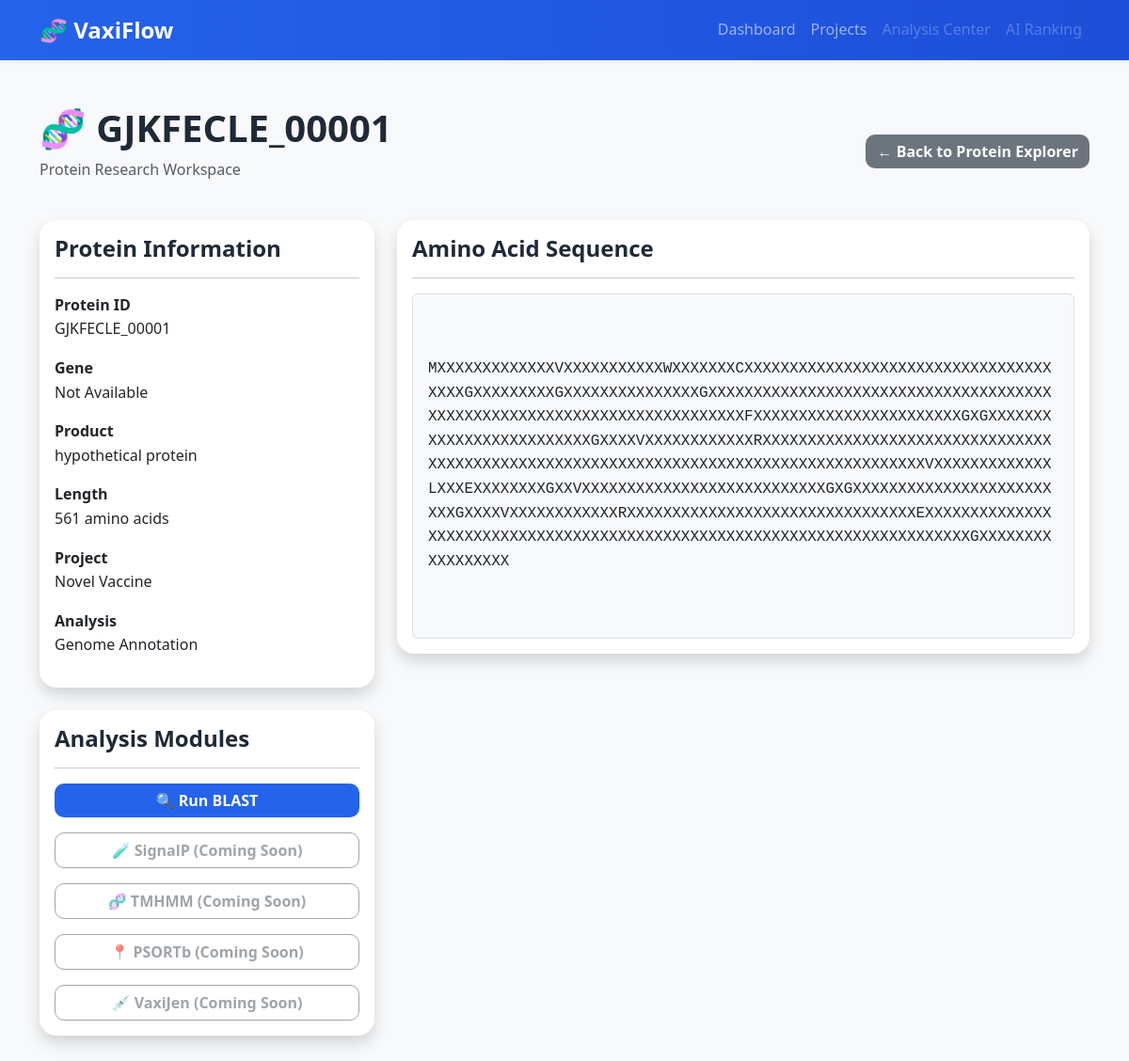
The app's page /proteins/1/ with its own data.
### proteins/models.py (models this page shows, shortened)
class Protein(models.Model):
    analysis = models.ForeignKey(
        Analysis,
        on_delete=models.CASCADE,
        related_name="proteins",
    )
    protein_id = models.CharField(
        max_length=200,
    )
    gene = models.CharField(
        max_length=200,
        blank=True,
    )
    product = models.CharField(
        max_length=500,
        blank=True,
    )
    sequence = models.TextField()
    length = models.IntegerField()
    created_at = models.DateTimeField(
        auto_now_add=True,
    )

### users/models.py (models this page shows, shortened)
class Analysis(models.Model):
    ANALYSIS_TYPES = [
        ("annotation", "Genome Annotation"),
        ("signalp", "SignalP"),
        ("tmhmm", "TMHMM"),
        ("psortb", "PSORTb"),
        ("blast", "BLAST"),
        ("vaxijen", "VaxiJen"),
        ("ai", "AI Analysis"),
    ]
    STATUS_CHOICES = [
        ("pending", "Pending"),
        ("running", "Running"),
        ("completed", "Completed"),
        ("failed", "Failed"),
    ]
    project = models.ForeignKey(
        Project,
        on_delete=models.CASCADE,
        related_name="analyses",
    )
    genome = models.ForeignKey(
        Genome,
        on_delete=models.CASCADE,
        related_name="analyses",
    )
    analysis_type = models.CharField(
        max_length=50,
        choices=ANALYSIS_TYPES,
    )
    status = models.CharField(
        max_length=20,
        choices=STATUS_CHOICES,
        default="pending",
    )
    output_directory = models.CharField(
        max_length=500,
        blank=True,
    )
    log = models.TextField(
        blank=True,
    )
    exit_code = models.IntegerField(
        null=True,
        blank=True,
    )
    started_at = models.DateTimeField(
        auto_now_add=True,
    )
    completed_at = models.DateTimeField(
        null=True,
        blank=True,
    )

class Project(models.Model):
    project_name = models.CharField(max_length=200)
    organism = models.CharField(max_length=300)
    description = models.TextField(blank=True)
    created_at = models.DateTimeField(auto_now_add=True)

### proteins/views.py (the view)
def protein_detail(request, protein_id):
    protein = get_object_or_404(
        Protein,
        id=protein_id,
    )
    return render(
        request,
        "proteins/detail.html",
        {
            "protein": protein,
        },
    )

### templates/proteins/detail.html
{% extends "base.html" %}
{% block content %}
<div class="d-flex justify-content-between align-items-center mb-4">
    <div>
        <h1>🧬 {{ protein.protein_id }}</h1>
        <p class="text-muted">
            Protein Research Workspace
        </p>
    </div>
    <a
        href="{% url 'protein_list' protein.analysis.id %}"
        class="btn btn-secondary">
        ← Back to Protein Explorer
    </a>
</div>
<div class="row">
    <div class="col-lg-4">
        <div class="card shadow mb-4">
            <div class="card-body">
                <h4>Protein Information</h4>
                <hr>
                <p>
                    <strong>Protein ID</strong><br>
                    {{ protein.protein_id }}
                </p>
                <p>
                    <strong>Gene</strong><br>
                    {{ protein.gene|default:"Not Available" }}
                </p>
                <p>
                    <strong>Product</strong><br>
                    {{ protein.product }}
                </p>
                <p>
                    <strong>Length</strong><br>
                    {{ protein.length }} amino acids
                </p>
                <p>
                    <strong>Project</strong><br>
                    {{ protein.analysis.project.project_name }}
                </p>
                <p>
                    <strong>Analysis</strong><br>
                    {{ protein.analysis.get_analysis_type_display }}
                </p>
            </div>
        </div>
        <div class="card shadow">
            <div class="card-body">
                <h4>Analysis Modules</h4>
                <hr>
                <div class="d-grid gap-3">
                    <a
                        href="{% url 'run_blast' protein.id %}"
                        class="btn btn-primary">
                        🔍 Run BLAST
                    </a>
                    <button
                        class="btn btn-outline-secondary"
                        disabled>
                        🧪 SignalP (Coming Soon)
                    </button>
                    <button
                        class="btn btn-outline-secondary"
                        disabled>
                        🧬 TMHMM (Coming Soon)
                    </button>
                    <button
                        class="btn btn-outline-secondary"
                        disabled>
                        📍 PSORTb (Coming Soon)
                    </button>
                    <button
                        class="btn btn-outline-secondary"
                        disabled>
                        💉 VaxiJen (Coming Soon)
                    </button>
                </div>
            </div>
        </div>
    </div>
    <div class="col-lg-8">
        <div class="card shadow">
            <div class="card-body">
                <h4>Amino Acid Sequence</h4>
                <hr>
                <div
                    class="border rounded p-3 bg-light"
                    style="
                        font-family: monospace;
                        white-space: pre-wrap;
                        word-break: break-all;
                    ">
{{ protein.sequence }}
                </div>
            </div>
        </div>
    </div>
</div>
{% endblock %}

### static/css/style.css (style rules this page uses)
:root { --primary:#2563eb; --primary-dark:#1d4ed8; --success:#16a34a; --warning:#f59e0b; --danger:#dc2626; --info:#06b6d4; --background:#f8fafc; --card:#ffffff; --text:#1f2937; --muted:#6b7280; --border:#e5e7eb; }
body { background:var(--background); color:var(--text); font-family: "Segoe UI", Tahoma, Geneva, Verdana, sans-serif; font-size:16px; line-height:1.6; }
h1,h2,h3,h4,h5,h6 { font-weight:700; color:var(--text); }
a { text-decoration:none; }
.card { border:none; border-radius:18px; background:var(--card); box-shadow: 0 10px 30px rgba(0,0,0,.08); transition: transform .25s, box-shadow .25s; }
.btn { border-radius:10px; font-weight:600; transition:.25s; }
.btn-primary { background:var(--primary); border:none; }
.btn-secondary { border:none; }

### records on screen
Protein: protein_id "GJKFECLE_00001", gene "Not Available", product "hypothetical protein", length "561", analysis.project.project_name "Novel Vaccine", analysis.analysis_type "Genome Annotation", sequence "MXXXXXXXXXXXXXVXXXXXXXXXXXWXXXXXXXCXXXXXXXXXXXXXXXXXXXXXXXXXXXXXXXXXXXXXXGXXXXXXXXXGXXXXXXXXXXXXXXXGXXXXXXXXXXXXXXXXXXXXXXXXXXXXXXXXXXXXXXXXXXXXXXXXXXXXXXXXXXXXXXXXXXXXXXXXXFXXXXXXXXXXXXXXXXXXXXXXXGXGXXXXXXXXXXXXXXXXXXXXXXXXXGXXXXVXXXXXXXXXXXXRXXXXXXXXXXXXXXXXXXXXXXXXXXXXXXXXXXXXXXXXXXXXXXXXXXXXXXXXXXXXXXXXXXXXXXXXXXXXXXXXXXXXXXXVXXXXXXXXXXXXXLXXXEXXXXXXXXGXXVXXXXXXXXXXXXXXXXXXXXXXXXXXXGXGXXXXXXXXXXXXXXXXXXXXXXXXXGXXXXVXXXXXXXXXXXXRXXXXXXXXXXXXXXXXXXXXXXXXXXXXXXXXEXXXXXXXXXXXXXXXXXXXXXXXXXXXXXXXXXXXXXXXXXXXXXXXXXXXXXXXXXXXXXXXXXXXXXXXXXXGXXXXXXXXXXXXXXXXX"
